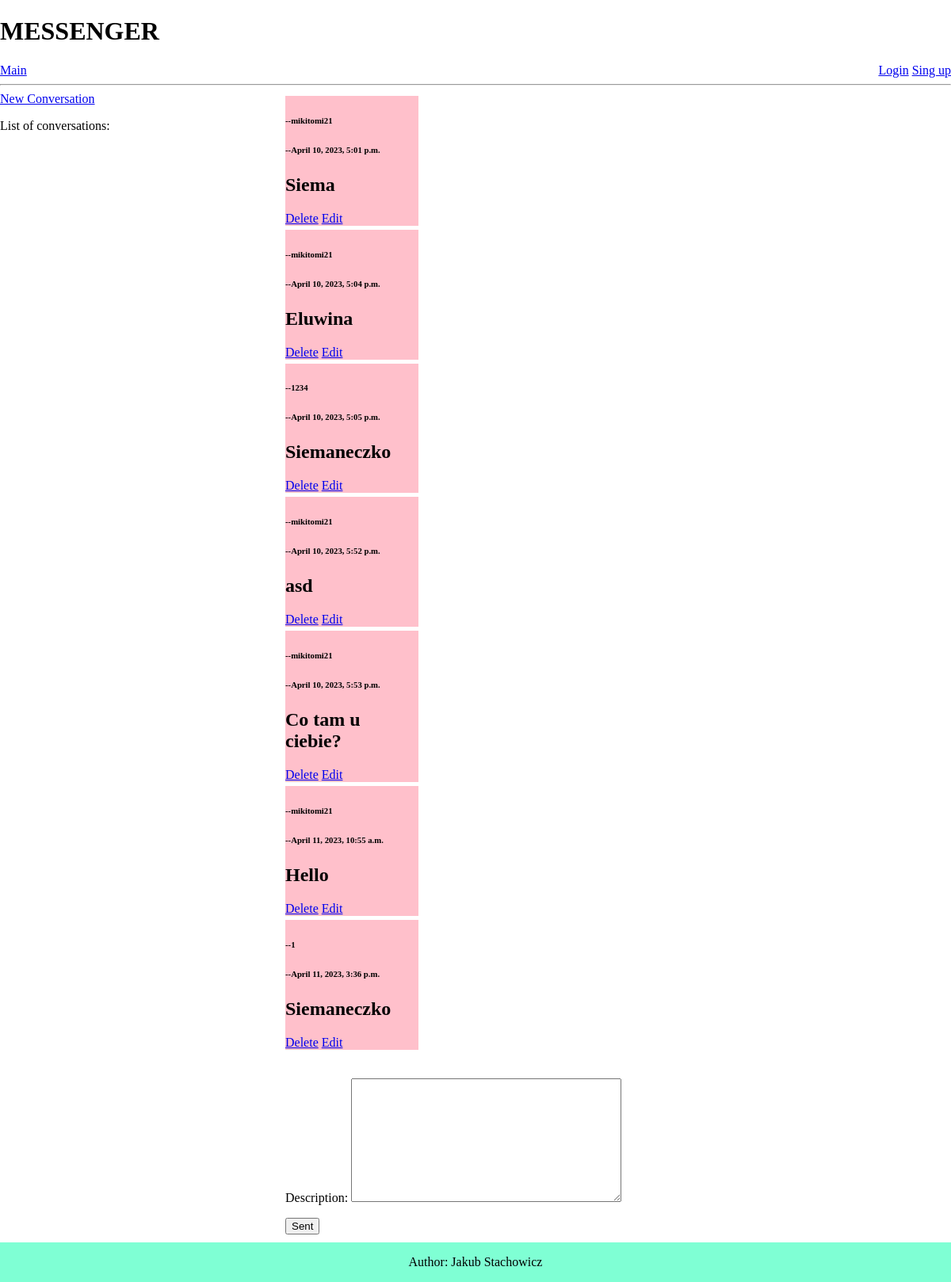
The app's page /chat/, older data.
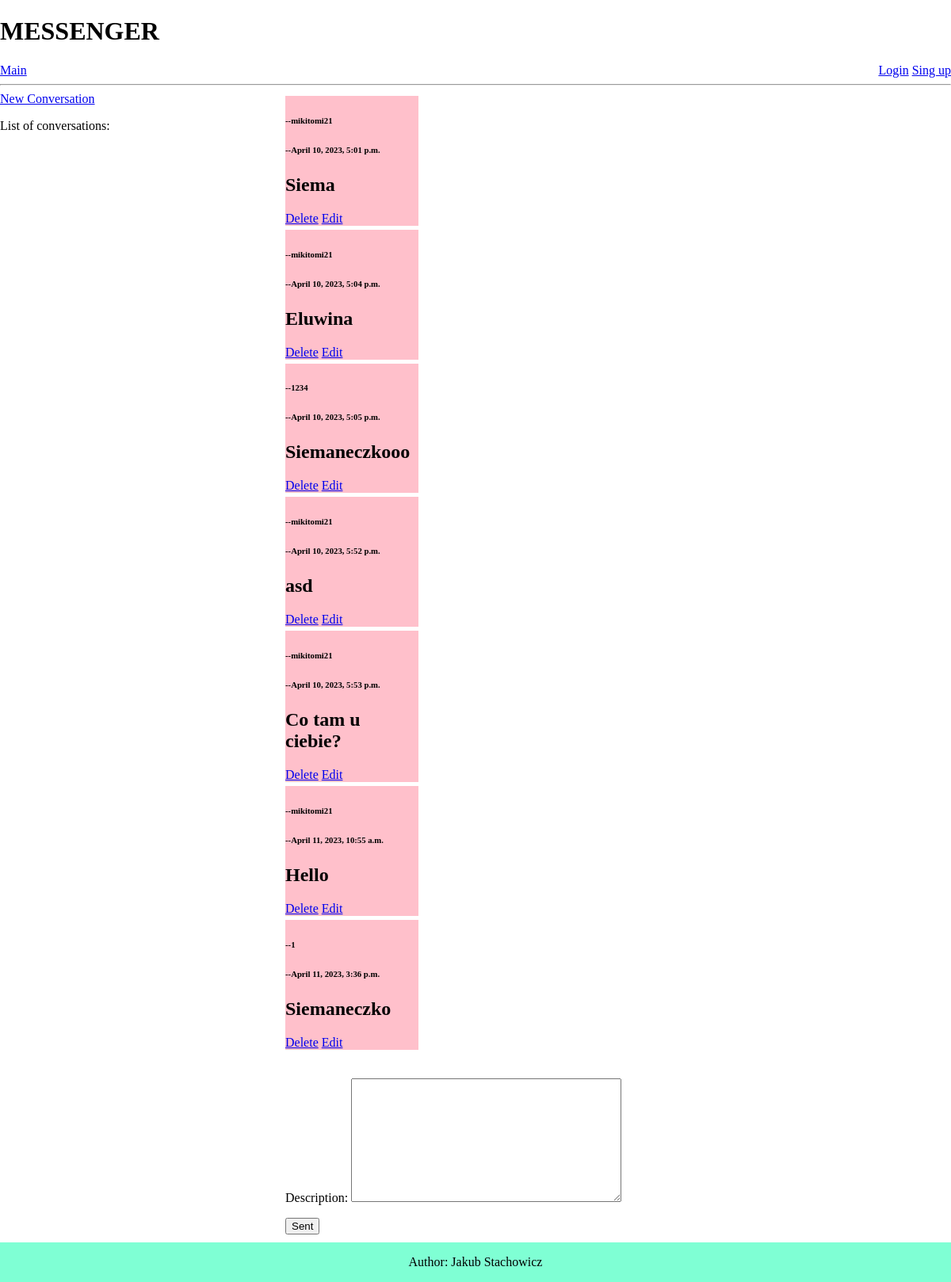
The same page, newer data.
### chat/models.py (models this page shows, shortened)
class Message(models.Model):
    author = models.ForeignKey(User, on_delete=models.CASCADE, null=True)
    description = models.TextField(null=True, blank=True)
    room = models.ForeignKey(Room, on_delete=models.CASCADE, null=True)
    created = models.DateTimeField(auto_now_add=True)

### chat/views.py (the view, shortened to what this page needs)
# urls.py: path('', views.home, name='home'),
def home(request):
    messages = Message.objects.all()
    rooms = Room.objects.filter(members__username=request.user)
    User = get_user_model()
    users = User.objects.all()
    form = MessageForm()
    context = {'messages':messages,
               'users':users,
               'form':form,
               'rooms':rooms}
    return render(request, 'chat/home.html', context)

### chat/forms.py
class MessageForm(ModelForm):
    class Meta:
        model = Message
        fields = ['description']

### chat/templates/chat/home.html (shortened to what this page needs)
{% extends 'main.html' %}
{% block section %}
{% for message in messages%}
<div class="message_box">
    <div class="{% if message.author == request.user %}message_author{% else %}message{% endif %}">
        <h6>--{{message.author}}</h6>
        <h6>--{{message.created}}</h6>
        <h2>{{message.description}}</h2>
        <a href="{% url 'chat:delete' message.id %}">Delete</a>
        <a href="{% url 'chat:edit' message.id %}">Edit</a>
    </div>
</div>
{% endfor %}
<div class="messsage_sent">
    <form action="" method="POST">
        {{form.as_p}}
        <input type="submit" value="Sent">
    </form>
</div>
{% endblock %}
{% block nav %}
<a href="{% url 'chat:new_room' user.username %}">New Conversation</a>
<div class="rooms_list">
    <p>List of conversations:</p>
</div>
{% endblock %}

Row changes from the older to the newer data that the page shows:
changed Message: description "Siemaneczko" → "Siemaneczkooo"
